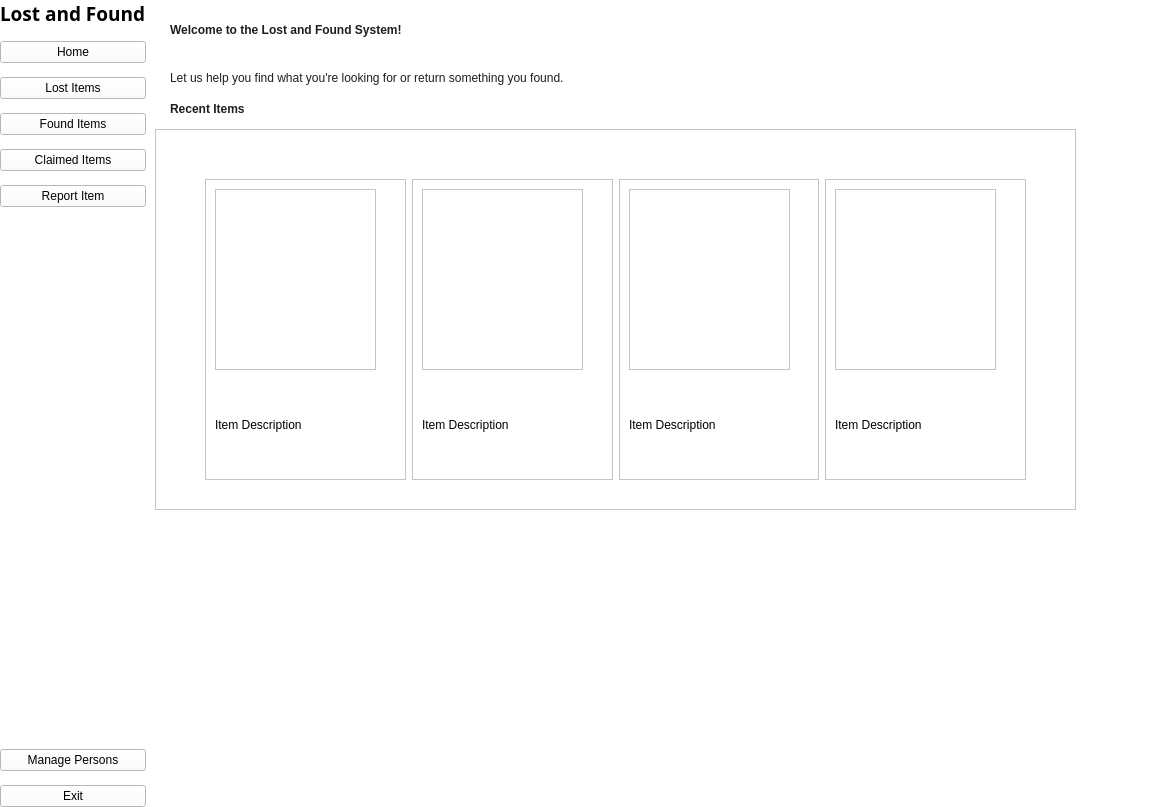
<?xml version="1.0" encoding="UTF-8"?>
<ui version="4.0">
 <class>MainWindow</class>
 <widget class="QMainWindow" name="MainWindow">
  <property name="geometry">
   <rect>
    <x>0</x>
    <y>0</y>
    <width>1163</width>
    <height>805</height>
   </rect>
  </property>
  <property name="windowTitle">
   <string>MainWindow</string>
  </property>
  <property name="styleSheet">
   <string notr="true">background-color: rgb(255, 255, 255);</string>
  </property>
  <widget class="QWidget" name="centralwidget">
   <layout class="QHBoxLayout" name="horizontalLayout">
    <property name="spacing">
     <number>0</number>
    </property>
    <property name="leftMargin">
     <number>0</number>
    </property>
    <property name="topMargin">
     <number>0</number>
    </property>
    <property name="rightMargin">
     <number>0</number>
    </property>
    <property name="bottomMargin">
     <number>0</number>
    </property>
    <item>
     <widget class="QWidget" name="sidebar" native="true">
      <property name="sizePolicy">
       <sizepolicy hsizetype="Fixed" vsizetype="Fixed">
        <horstretch>2</horstretch>
        <verstretch>0</verstretch>
       </sizepolicy>
      </property>
      <layout class="QVBoxLayout" name="verticalLayout_6">
       <property name="spacing">
        <number>0</number>
       </property>
       <property name="leftMargin">
        <number>0</number>
       </property>
       <property name="topMargin">
        <number>0</number>
       </property>
       <property name="rightMargin">
        <number>0</number>
       </property>
       <property name="bottomMargin">
        <number>0</number>
       </property>
       <item>
        <layout class="QVBoxLayout" name="verticalLayout_5">
         <item>
          <layout class="QVBoxLayout" name="verticalLayout_3">
           <property name="spacing">
            <number>14</number>
           </property>
           <property name="topMargin">
            <number>0</number>
           </property>
           <property name="rightMargin">
            <number>0</number>
           </property>
           <item>
            <widget class="QLabel" name="LostandFound">
             <property name="sizePolicy">
              <sizepolicy hsizetype="Fixed" vsizetype="Fixed">
               <horstretch>0</horstretch>
               <verstretch>0</verstretch>
              </sizepolicy>
             </property>
             <property name="font">
              <font>
               <family>Century Gothic</family>
               <pointsize>14</pointsize>
               <weight>75</weight>
               <bold>true</bold>
               <underline>false</underline>
               <strikeout>false</strikeout>
               <kerning>true</kerning>
              </font>
             </property>
             <property name="text">
              <string>Lost and Found</string>
             </property>
             <property name="margin">
              <number>5</number>
             </property>
             <property name="indent">
              <number>-1</number>
             </property>
            </widget>
           </item>
           <item>
            <widget class="QPushButton" name="homeButton">
             <property name="font">
              <font/>
             </property>
             <property name="text">
              <string>Home</string>
             </property>
             <property name="iconSize">
              <size>
               <width>20</width>
               <height>20</height>
              </size>
             </property>
             <property name="checkable">
              <bool>true</bool>
             </property>
             <property name="autoExclusive">
              <bool>true</bool>
             </property>
            </widget>
           </item>
           <item>
            <widget class="QPushButton" name="lostButton">
             <property name="font">
              <font/>
             </property>
             <property name="text">
              <string>Lost Items</string>
             </property>
             <property name="iconSize">
              <size>
               <width>20</width>
               <height>20</height>
              </size>
             </property>
             <property name="checkable">
              <bool>true</bool>
             </property>
             <property name="autoExclusive">
              <bool>true</bool>
             </property>
            </widget>
           </item>
           <item>
            <widget class="QPushButton" name="foundButton">
             <property name="font">
              <font/>
             </property>
             <property name="text">
              <string>Found Items</string>
             </property>
             <property name="iconSize">
              <size>
               <width>20</width>
               <height>20</height>
              </size>
             </property>
             <property name="checkable">
              <bool>true</bool>
             </property>
             <property name="autoExclusive">
              <bool>true</bool>
             </property>
            </widget>
           </item>
           <item>
            <widget class="QPushButton" name="claimedButton">
             <property name="font">
              <font/>
             </property>
             <property name="text">
              <string>Claimed Items</string>
             </property>
             <property name="iconSize">
              <size>
               <width>20</width>
               <height>20</height>
              </size>
             </property>
             <property name="checkable">
              <bool>true</bool>
             </property>
             <property name="autoExclusive">
              <bool>true</bool>
             </property>
            </widget>
           </item>
           <item>
            <widget class="QPushButton" name="reportButton">
             <property name="font">
              <font/>
             </property>
             <property name="text">
              <string>Report Item</string>
             </property>
             <property name="iconSize">
              <size>
               <width>20</width>
               <height>20</height>
              </size>
             </property>
             <property name="checkable">
              <bool>true</bool>
             </property>
             <property name="autoExclusive">
              <bool>true</bool>
             </property>
            </widget>
           </item>
           <item>
            <spacer name="verticalSpacer_2">
             <property name="orientation">
              <enum>Qt::Vertical</enum>
             </property>
             <property name="sizeHint" stdset="0">
              <size>
               <width>20</width>
               <height>528</height>
              </size>
             </property>
            </spacer>
           </item>
           <item>
            <layout class="QVBoxLayout" name="verticalLayout_4">
             <property name="spacing">
              <number>14</number>
             </property>
             <item>
              <widget class="QPushButton" name="manageButton">
               <property name="font">
                <font/>
               </property>
               <property name="text">
                <string>Manage Persons</string>
               </property>
               <property name="iconSize">
                <size>
                 <width>20</width>
                 <height>20</height>
                </size>
               </property>
              </widget>
             </item>
             <item>
              <widget class="QPushButton" name="exitButton">
               <property name="font">
                <font/>
               </property>
               <property name="text">
                <string>Exit</string>
               </property>
               <property name="iconSize">
                <size>
                 <width>20</width>
                 <height>20</height>
                </size>
               </property>
              </widget>
             </item>
            </layout>
           </item>
          </layout>
         </item>
        </layout>
       </item>
      </layout>
     </widget>
    </item>
    <item>
     <widget class="QWidget" name="widget_2" native="true">
      <property name="sizePolicy">
       <sizepolicy hsizetype="Preferred" vsizetype="Preferred">
        <horstretch>8</horstretch>
        <verstretch>0</verstretch>
       </sizepolicy>
      </property>
      <layout class="QVBoxLayout" name="verticalLayout">
       <property name="spacing">
        <number>0</number>
       </property>
       <property name="leftMargin">
        <number>0</number>
       </property>
       <property name="topMargin">
        <number>0</number>
       </property>
       <property name="rightMargin">
        <number>0</number>
       </property>
       <property name="bottomMargin">
        <number>0</number>
       </property>
       <item>
        <widget class="QWidget" name="widget_3" native="true">
         <property name="sizePolicy">
          <sizepolicy hsizetype="Preferred" vsizetype="Preferred">
           <horstretch>0</horstretch>
           <verstretch>14</verstretch>
          </sizepolicy>
         </property>
         <layout class="QVBoxLayout" name="verticalLayout_2">
          <item>
           <widget class="QStackedWidget" name="stackedWidget">
            <property name="currentIndex">
             <number>0</number>
            </property>
            <widget class="QWidget" name="homePage">
             <widget class="QFrame" name="outisideFrame">
              <property name="geometry">
               <rect>
                <x>0</x>
                <y>120</y>
                <width>921</width>
                <height>381</height>
               </rect>
              </property>
              <property name="styleSheet">
               <string notr="true"/>
              </property>
              <property name="frameShape">
               <enum>QFrame::StyledPanel</enum>
              </property>
              <property name="frameShadow">
               <enum>QFrame::Raised</enum>
              </property>
              <widget class="QWidget" name="layoutWidget">
               <property name="geometry">
                <rect>
                 <x>50</x>
                 <y>50</y>
                 <width>821</width>
                 <height>301</height>
                </rect>
               </property>
               <layout class="QHBoxLayout" name="horizontalLayout_5">
                <item>
                 <widget class="QFrame" name="frame_2">
                  <property name="frameShape">
                   <enum>QFrame::StyledPanel</enum>
                  </property>
                  <property name="frameShadow">
                   <enum>QFrame::Raised</enum>
                  </property>
                  <widget class="QFrame" name="frame_3">
                   <property name="geometry">
                    <rect>
                     <x>10</x>
                     <y>10</y>
                     <width>161</width>
                     <height>181</height>
                    </rect>
                   </property>
                   <property name="frameShape">
                    <enum>QFrame::StyledPanel</enum>
                   </property>
                   <property name="frameShadow">
                    <enum>QFrame::Raised</enum>
                   </property>
                  </widget>
                  <widget class="QLabel" name="label_27">
                   <property name="geometry">
                    <rect>
                     <x>10</x>
                     <y>200</y>
                     <width>121</width>
                     <height>91</height>
                    </rect>
                   </property>
                   <property name="text">
                    <string>Item Description</string>
                   </property>
                  </widget>
                 </widget>
                </item>
                <item>
                 <widget class="QFrame" name="frame_4">
                  <property name="frameShape">
                   <enum>QFrame::StyledPanel</enum>
                  </property>
                  <property name="frameShadow">
                   <enum>QFrame::Raised</enum>
                  </property>
                  <widget class="QFrame" name="frame_5">
                   <property name="geometry">
                    <rect>
                     <x>10</x>
                     <y>10</y>
                     <width>161</width>
                     <height>181</height>
                    </rect>
                   </property>
                   <property name="frameShape">
                    <enum>QFrame::StyledPanel</enum>
                   </property>
                   <property name="frameShadow">
                    <enum>QFrame::Raised</enum>
                   </property>
                  </widget>
                  <widget class="QLabel" name="label_28">
                   <property name="geometry">
                    <rect>
                     <x>10</x>
                     <y>200</y>
                     <width>121</width>
                     <height>91</height>
                    </rect>
                   </property>
                   <property name="text">
                    <string>Item Description</string>
                   </property>
                  </widget>
                 </widget>
                </item>
                <item>
                 <widget class="QFrame" name="frame_6">
                  <property name="frameShape">
                   <enum>QFrame::StyledPanel</enum>
                  </property>
                  <property name="frameShadow">
                   <enum>QFrame::Raised</enum>
                  </property>
                  <widget class="QFrame" name="frame_7">
                   <property name="geometry">
                    <rect>
                     <x>10</x>
                     <y>10</y>
                     <width>161</width>
                     <height>181</height>
                    </rect>
                   </property>
                   <property name="frameShape">
                    <enum>QFrame::StyledPanel</enum>
                   </property>
                   <property name="frameShadow">
                    <enum>QFrame::Raised</enum>
                   </property>
                  </widget>
                  <widget class="QLabel" name="label_29">
                   <property name="geometry">
                    <rect>
                     <x>10</x>
                     <y>200</y>
                     <width>121</width>
                     <height>91</height>
                    </rect>
                   </property>
                   <property name="text">
                    <string>Item Description</string>
                   </property>
                  </widget>
                 </widget>
                </item>
                <item>
                 <widget class="QFrame" name="frame_8">
                  <property name="frameShape">
                   <enum>QFrame::StyledPanel</enum>
                  </property>
                  <property name="frameShadow">
                   <enum>QFrame::Raised</enum>
                  </property>
                  <widget class="QFrame" name="frame_9">
                   <property name="geometry">
                    <rect>
                     <x>10</x>
                     <y>10</y>
                     <width>161</width>
                     <height>181</height>
                    </rect>
                   </property>
                   <property name="frameShape">
                    <enum>QFrame::StyledPanel</enum>
                   </property>
                   <property name="frameShadow">
                    <enum>QFrame::Raised</enum>
                   </property>
                  </widget>
                  <widget class="QLabel" name="label_30">
                   <property name="geometry">
                    <rect>
                     <x>10</x>
                     <y>200</y>
                     <width>121</width>
                     <height>91</height>
                    </rect>
                   </property>
                   <property name="text">
                    <string>Item Description</string>
                   </property>
                  </widget>
                 </widget>
                </item>
               </layout>
              </widget>
             </widget>
             <widget class="QWidget" name="layoutWidget">
              <property name="geometry">
               <rect>
                <x>0</x>
                <y>80</y>
                <width>921</width>
                <height>39</height>
               </rect>
              </property>
              <layout class="QHBoxLayout" name="horizontalLayout_2">
               <property name="spacing">
                <number>0</number>
               </property>
               <item>
                <widget class="QLabel" name="label_26">
                 <property name="styleSheet">
                  <string notr="true">QLabel {
    padding: 8px 12px;
    color: #1E1E1E;
    font: 13pt &quot;Futura&quot;;
	font-weight: bold; 
}</string>
                 </property>
                 <property name="text">
                  <string>Recent Items</string>
                 </property>
                </widget>
               </item>
               <item>
                <spacer name="horizontalSpacer">
                 <property name="orientation">
                  <enum>Qt::Horizontal</enum>
                 </property>
                 <property name="sizeHint" stdset="0">
                  <size>
                   <width>698</width>
                   <height>20</height>
                  </size>
                 </property>
                </spacer>
               </item>
              </layout>
             </widget>
             <widget class="QWidget" name="layoutWidget">
              <property name="geometry">
               <rect>
                <x>0</x>
                <y>0</y>
                <width>587</width>
                <height>90</height>
               </rect>
              </property>
              <layout class="QVBoxLayout" name="verticalLayout_8">
               <item>
                <widget class="QLabel" name="label_25">
                 <property name="styleSheet">
                  <string notr="true">QLabel {
    padding: 8px 12px;
    color: #1E1E1E;
    font: 20pt &quot;Futura&quot;;
    font-weight: bold; 
}</string>
                 </property>
                 <property name="text">
                  <string>Welcome to the Lost and Found System!</string>
                 </property>
                </widget>
               </item>
               <item>
                <widget class="QLabel" name="label_4">
                 <property name="styleSheet">
                  <string notr="true">QLabel {
    padding: 8px 12px;
    color: #1E1E1E;
    font: 10pt &quot;Century Gothic&quot;;
	weight: bold;
}</string>
                 </property>
                 <property name="text">
                  <string>Let us help you find what you're looking for or return something you found.</string>
                 </property>
                </widget>
               </item>
              </layout>
             </widget>
            </widget>
            <widget class="QWidget" name="ReportedItems">
             <layout class="QVBoxLayout" name="verticalLayout_7">
              <item>
               <widget class="QTableWidget" name="tableWidget"/>
              </item>
             </layout>
            </widget>
            <widget class="QWidget" name="SurrenderedItems"/>
            <widget class="QWidget" name="ClaimedItems">
             <widget class="QLabel" name="label_7">
              <property name="geometry">
               <rect>
                <x>390</x>
                <y>390</y>
                <width>81</width>
                <height>16</height>
               </rect>
              </property>
              <property name="text">
               <string>Claimed Items</string>
              </property>
             </widget>
            </widget>
            <widget class="QWidget" name="myreportPage">
             <widget class="QWidget" name="layoutWidget_2">
              <property name="geometry">
               <rect>
                <x>80</x>
                <y>210</y>
                <width>122</width>
                <height>60</height>
               </rect>
              </property>
              <layout class="QVBoxLayout" name="verticalLayout_10">
               <item>
                <layout class="QHBoxLayout" name="horizontalLayout_6">
                 <item>
                  <widget class="QLabel" name="label_13">
                   <property name="text">
                    <string>Color</string>
                   </property>
                  </widget>
                 </item>
                 <item>
                  <spacer name="horizontalSpacer_4">
                   <property name="orientation">
                    <enum>Qt::Horizontal</enum>
                   </property>
                   <property name="sizeHint" stdset="0">
                    <size>
                     <width>58</width>
                     <height>20</height>
                    </size>
                   </property>
                  </spacer>
                 </item>
                </layout>
               </item>
               <item>
                <widget class="QLineEdit" name="lineEdit_4">
                 <property name="styleSheet">
                  <string notr="true">QLineEdit {
    border: 2px solid #D9D9D9;
    border-radius: 10px;
    padding: 5px;
    background-color: white;
}</string>
                 </property>
                </widget>
               </item>
              </layout>
             </widget>
             <widget class="QWidget" name="layoutWidget_3">
              <property name="geometry">
               <rect>
                <x>80</x>
                <y>280</y>
                <width>96</width>
                <height>50</height>
               </rect>
              </property>
              <layout class="QVBoxLayout" name="verticalLayout_12">
               <item>
                <layout class="QHBoxLayout" name="horizontalLayout_9">
                 <item>
                  <widget class="QLabel" name="label_15">
                   <property name="text">
                    <string>Date Lost</string>
                   </property>
                  </widget>
                 </item>
                 <item>
                  <spacer name="horizontalSpacer_7">
                   <property name="orientation">
                    <enum>Qt::Horizontal</enum>
                   </property>
                   <property name="sizeHint" stdset="0">
                    <size>
                     <width>40</width>
                     <height>20</height>
                    </size>
                   </property>
                  </spacer>
                 </item>
                </layout>
               </item>
               <item>
                <widget class="QDateEdit" name="dateEdit">
                 <property name="styleSheet">
                  <string notr="true"/>
                 </property>
                </widget>
               </item>
              </layout>
             </widget>
             <widget class="QLabel" name="label_6">
              <property name="geometry">
               <rect>
                <x>290</x>
                <y>0</y>
                <width>211</width>
                <height>16</height>
               </rect>
              </property>
              <property name="font">
               <font>
                <family>Century Gothic</family>
                <pointsize>12</pointsize>
                <weight>75</weight>
                <bold>true</bold>
               </font>
              </property>
              <property name="text">
               <string>Lost and Found Report Form</string>
              </property>
             </widget>
             <widget class="QLineEdit" name="lineEdit_13">
              <property name="geometry">
               <rect>
                <x>90</x>
                <y>620</y>
                <width>251</width>
                <height>31</height>
               </rect>
              </property>
              <property name="styleSheet">
               <string notr="true">QLineEdit {
    border: 2px solid #D9D9D9;
    border-radius: 10px;
    padding: 5px;
    background-color: white;
}</string>
              </property>
              <property name="text">
               <string>Email</string>
              </property>
             </widget>
             <widget class="QLabel" name="label_19">
              <property name="geometry">
               <rect>
                <x>90</x>
                <y>520</y>
                <width>101</width>
                <height>16</height>
               </rect>
              </property>
              <property name="text">
               <string>Contact Information:</string>
              </property>
             </widget>
             <widget class="QWidget" name="layoutWidget_4">
              <property name="geometry">
               <rect>
                <x>340</x>
                <y>210</y>
                <width>134</width>
                <height>61</height>
               </rect>
              </property>
              <layout class="QVBoxLayout" name="verticalLayout_11">
               <item>
                <layout class="QHBoxLayout" name="horizontalLayout_7">
                 <item>
                  <widget class="QLabel" name="label_14">
                   <property name="text">
                    <string>Size (if applicable)</string>
                   </property>
                  </widget>
                 </item>
                 <item>
                  <spacer name="horizontalSpacer_5">
                   <property name="orientation">
                    <enum>Qt::Horizontal</enum>
                   </property>
                   <property name="sizeHint" stdset="0">
                    <size>
                     <width>38</width>
                     <height>20</height>
                    </size>
                   </property>
                  </spacer>
                 </item>
                </layout>
               </item>
               <item>
                <widget class="QLineEdit" name="lineEdit_6">
                 <property name="styleSheet">
                  <string notr="true">QLineEdit {
    border: 2px solid #D9D9D9;
    border-radius: 10px;
    padding: 5px;
    background-color: white;
}</string>
                 </property>
                 <property name="text">
                  <string/>
                 </property>
                </widget>
               </item>
              </layout>
             </widget>
             <widget class="QWidget" name="layoutWidget_5">
              <property name="geometry">
               <rect>
                <x>80</x>
                <y>350</y>
                <width>561</width>
                <height>60</height>
               </rect>
              </property>
              <layout class="QVBoxLayout" name="verticalLayout_14">
               <item>
                <layout class="QHBoxLayout" name="horizontalLayout_10">
                 <item>
                  <widget class="QLabel" name="label_17">
                   <property name="text">
                    <string>Description</string>
                   </property>
                  </widget>
                 </item>
                 <item>
                  <spacer name="horizontalSpacer_8">
                   <property name="orientation">
                    <enum>Qt::Horizontal</enum>
                   </property>
                   <property name="sizeHint" stdset="0">
                    <size>
                     <width>498</width>
                     <height>20</height>
                    </size>
                   </property>
                  </spacer>
                 </item>
                </layout>
               </item>
               <item>
                <widget class="QLineEdit" name="lineEdit_7">
                 <property name="styleSheet">
                  <string notr="true">QLineEdit {
    border: 2px solid #D9D9D9;
    border-radius: 10px;
    padding: 5px;
    background-color: white;
}</string>
                 </property>
                </widget>
               </item>
              </layout>
             </widget>
             <widget class="QWidget" name="layoutWidget_6">
              <property name="geometry">
               <rect>
                <x>90</x>
                <y>410</y>
                <width>549</width>
                <height>22</height>
               </rect>
              </property>
              <layout class="QHBoxLayout" name="horizontalLayout_11">
               <item>
                <spacer name="horizontalSpacer_9">
                 <property name="orientation">
                  <enum>Qt::Horizontal</enum>
                 </property>
                 <property name="sizeHint" stdset="0">
                  <size>
                   <width>40</width>
                   <height>20</height>
                  </size>
                 </property>
                </spacer>
               </item>
               <item>
                <widget class="QLabel" name="label_18">
                 <property name="text">
                  <string>Photos</string>
                 </property>
                </widget>
               </item>
               <item>
                <spacer name="horizontalSpacer_14">
                 <property name="orientation">
                  <enum>Qt::Horizontal</enum>
                 </property>
                 <property name="sizeHint" stdset="0">
                  <size>
                   <width>40</width>
                   <height>20</height>
                  </size>
                 </property>
                </spacer>
               </item>
              </layout>
             </widget>
             <widget class="QWidget" name="layoutWidget_7">
              <property name="geometry">
               <rect>
                <x>90</x>
                <y>550</y>
                <width>243</width>
                <height>57</height>
               </rect>
              </property>
              <layout class="QVBoxLayout" name="verticalLayout_15">
               <item>
                <layout class="QHBoxLayout" name="horizontalLayout_12">
                 <item>
                  <widget class="QLabel" name="label_20">
                   <property name="text">
                    <string>First Name:</string>
                   </property>
                  </widget>
                 </item>
                 <item>
                  <spacer name="horizontalSpacer_12">
                   <property name="orientation">
                    <enum>Qt::Horizontal</enum>
                   </property>
                   <property name="sizeHint" stdset="0">
                    <size>
                     <width>178</width>
                     <height>17</height>
                    </size>
                   </property>
                  </spacer>
                 </item>
                </layout>
               </item>
               <item>
                <widget class="QLineEdit" name="lineEdit_9">
                 <property name="styleSheet">
                  <string notr="true">QLineEdit {
    border: 2px solid #D9D9D9;
    border-radius: 10px;
    padding: 5px;
    background-color: white;
}</string>
                 </property>
                </widget>
               </item>
              </layout>
             </widget>
             <widget class="QLineEdit" name="lineEdit_14">
              <property name="geometry">
               <rect>
                <x>360</x>
                <y>620</y>
                <width>251</width>
                <height>31</height>
               </rect>
              </property>
              <property name="styleSheet">
               <string notr="true">QLineEdit {
    border: 2px solid #D9D9D9;
    border-radius: 10px;
    padding: 5px;
    background-color: white;
}</string>
              </property>
              <property name="text">
               <string>Phone Number</string>
              </property>
             </widget>
             <widget class="QFrame" name="frame">
              <property name="geometry">
               <rect>
                <x>80</x>
                <y>430</y>
                <width>571</width>
                <height>80</height>
               </rect>
              </property>
              <property name="styleSheet">
               <string notr="true">QFrame {
    border: 2px solid #D9D9D9;
    border-radius: 15px;
    background-color: white;
}</string>
              </property>
              <property name="frameShape">
               <enum>QFrame::StyledPanel</enum>
              </property>
              <property name="frameShadow">
               <enum>QFrame::Sunken</enum>
              </property>
              <widget class="QPushButton" name="pushButton_21">
               <property name="geometry">
                <rect>
                 <x>250</x>
                 <y>10</y>
                 <width>50</width>
                 <height>30</height>
                </rect>
               </property>
               <property name="styleSheet">
                <string notr="true">QPushButton {
    border: 1px solid #2C3E50;    /* thinner border */
    border-radius: 10px;           /* small rounding */
    padding: 4px 8px;             /* top/bottom, left/right */
    background-color: #951ab;
    color: black;
    font-size: 12px;              /* smaller text */
}
</string>
               </property>
               <property name="text">
                <string/>
               </property>
               <property name="icon">
                <iconset>
                 <normaloff>:/icons/icons/arrow-down-circle.svg</normaloff>:/icons/icons/arrow-down-circle.svg</iconset>
               </property>
               <property name="iconSize">
                <size>
                 <width>20</width>
                 <height>20</height>
                </size>
               </property>
               <property name="checkable">
                <bool>true</bool>
               </property>
               <property name="autoExclusive">
                <bool>true</bool>
               </property>
              </widget>
              <widget class="QLabel" name="label_23">
               <property name="geometry">
                <rect>
                 <x>210</x>
                 <y>50</y>
                 <width>151</width>
                 <height>16</height>
                </rect>
               </property>
               <property name="text">
                <string>Drag Photos here, or Browse</string>
               </property>
              </widget>
             </widget>
             <widget class="QWidget" name="layoutWidget_8">
              <property name="geometry">
               <rect>
                <x>80</x>
                <y>80</y>
                <width>571</width>
                <height>124</height>
               </rect>
              </property>
              <layout class="QVBoxLayout" name="verticalLayout_9">
               <item>
                <layout class="QHBoxLayout" name="horizontalLayout_3">
                 <item>
                  <widget class="QLabel" name="label_11">
                   <property name="text">
                    <string>Item Details</string>
                   </property>
                  </widget>
                 </item>
                 <item>
                  <spacer name="horizontalSpacer_2">
                   <property name="orientation">
                    <enum>Qt::Horizontal</enum>
                   </property>
                   <property name="sizeHint" stdset="0">
                    <size>
                     <width>498</width>
                     <height>20</height>
                    </size>
                   </property>
                  </spacer>
                 </item>
                </layout>
               </item>
               <item>
                <widget class="QLineEdit" name="lineEdit_2">
                 <property name="styleSheet">
                  <string notr="true">QLineEdit {
    border: 2px solid #D9D9D9;
    border-radius: 10px;
    padding: 5px;
    background-color: white;
}</string>
                 </property>
                </widget>
               </item>
               <item>
                <layout class="QHBoxLayout" name="horizontalLayout_4">
                 <item>
                  <widget class="QLabel" name="label_12">
                   <property name="text">
                    <string>Brand/Model (if applicable)</string>
                   </property>
                  </widget>
                 </item>
                 <item>
                  <spacer name="horizontalSpacer_3">
                   <property name="orientation">
                    <enum>Qt::Horizontal</enum>
                   </property>
                   <property name="sizeHint" stdset="0">
                    <size>
                     <width>428</width>
                     <height>20</height>
                    </size>
                   </property>
                  </spacer>
                 </item>
                </layout>
               </item>
               <item>
                <widget class="QLineEdit" name="lineEdit_3">
                 <property name="styleSheet">
                  <string notr="true">QLineEdit {
    border: 2px solid #D9D9D9;
    border-radius: 10px;
    padding: 5px;
    background-color: white;
}</string>
                 </property>
                </widget>
               </item>
              </layout>
             </widget>
             <widget class="QWidget" name="layoutWidget_9">
              <property name="geometry">
               <rect>
                <x>370</x>
                <y>550</y>
                <width>182</width>
                <height>60</height>
               </rect>
              </property>
              <layout class="QVBoxLayout" name="verticalLayout_16">
               <item>
                <layout class="QHBoxLayout" name="horizontalLayout_13">
                 <item>
                  <widget class="QLabel" name="label_21">
                   <property name="text">
                    <string>Last Name:</string>
                   </property>
                  </widget>
                 </item>
                 <item>
                  <spacer name="horizontalSpacer_13">
                   <property name="orientation">
                    <enum>Qt::Horizontal</enum>
                   </property>
                   <property name="sizeHint" stdset="0">
                    <size>
                     <width>118</width>
                     <height>20</height>
                    </size>
                   </property>
                  </spacer>
                 </item>
                </layout>
               </item>
               <item>
                <widget class="QLineEdit" name="lineEdit_10">
                 <property name="styleSheet">
                  <string notr="true">QLineEdit {
    border: 2px solid #D9D9D9;
    border-radius: 10px;
    padding: 5px;
    background-color: white;
}</string>
                 </property>
                </widget>
               </item>
              </layout>
             </widget>
             <widget class="QPushButton" name="pushButton_22">
              <property name="geometry">
               <rect>
                <x>250</x>
                <y>660</y>
                <width>203</width>
                <height>30</height>
               </rect>
              </property>
              <property name="font">
               <font>
                <pointsize>-1</pointsize>
               </font>
              </property>
              <property name="styleSheet">
               <string notr="true">QPushButton {
    border: 1px solid #2C3E50;    /* thinner border */
    border-radius: 10px;           /* small rounding */
    padding: 4px 8px;             /* top/bottom, left/right */
    background-color: #951ab;
    color: black;
    font-size: 12px;              /* smaller text */
}
</string>
              </property>
              <property name="text">
               <string>Submit</string>
              </property>
              <property name="icon">
               <iconset>
                <normaloff>:/icons/icons/log-out.svg</normaloff>:/icons/icons/log-out.svg</iconset>
              </property>
              <property name="iconSize">
               <size>
                <width>20</width>
                <height>20</height>
               </size>
              </property>
             </widget>
             <widget class="QWidget" name="layoutWidget_10">
              <property name="geometry">
               <rect>
                <x>340</x>
                <y>278</y>
                <width>134</width>
                <height>61</height>
               </rect>
              </property>
              <layout class="QVBoxLayout" name="verticalLayout_17">
               <item>
                <layout class="QHBoxLayout" name="horizontalLayout_15">
                 <item>
                  <widget class="QLabel" name="label_24">
                   <property name="text">
                    <string>Location</string>
                   </property>
                  </widget>
                 </item>
                 <item>
                  <spacer name="horizontalSpacer_16">
                   <property name="orientation">
                    <enum>Qt::Horizontal</enum>
                   </property>
                   <property name="sizeHint" stdset="0">
                    <size>
                     <width>38</width>
                     <height>20</height>
                    </size>
                   </property>
                  </spacer>
                 </item>
                </layout>
               </item>
               <item>
                <widget class="QLineEdit" name="lineEdit_11">
                 <property name="styleSheet">
                  <string notr="true">QLineEdit {
    border: 2px solid #D9D9D9;
    border-radius: 10px;
    padding: 5px;
    background-color: white;
}</string>
                 </property>
                 <property name="text">
                  <string/>
                 </property>
                </widget>
               </item>
              </layout>
             </widget>
             <widget class="QRadioButton" name="lostButton_2">
              <property name="geometry">
               <rect>
                <x>240</x>
                <y>50</y>
                <width>82</width>
                <height>17</height>
               </rect>
              </property>
              <property name="text">
               <string>Lost</string>
              </property>
             </widget>
             <widget class="QRadioButton" name="foundButton_2">
              <property name="geometry">
               <rect>
                <x>450</x>
                <y>50</y>
                <width>82</width>
                <height>17</height>
               </rect>
              </property>
              <property name="text">
               <string>Found</string>
              </property>
             </widget>
            </widget>
            <widget class="QWidget" name="ManagePersons">
             <widget class="QLabel" name="label_9">
              <property name="geometry">
               <rect>
                <x>440</x>
                <y>400</y>
                <width>211</width>
                <height>61</height>
               </rect>
              </property>
              <property name="text">
               <string>Manage Persons (accessible by admin)</string>
              </property>
             </widget>
            </widget>
           </widget>
          </item>
         </layout>
        </widget>
       </item>
      </layout>
     </widget>
    </item>
   </layout>
  </widget>
 </widget>
 <resources/>
 <connections/>
</ui>
